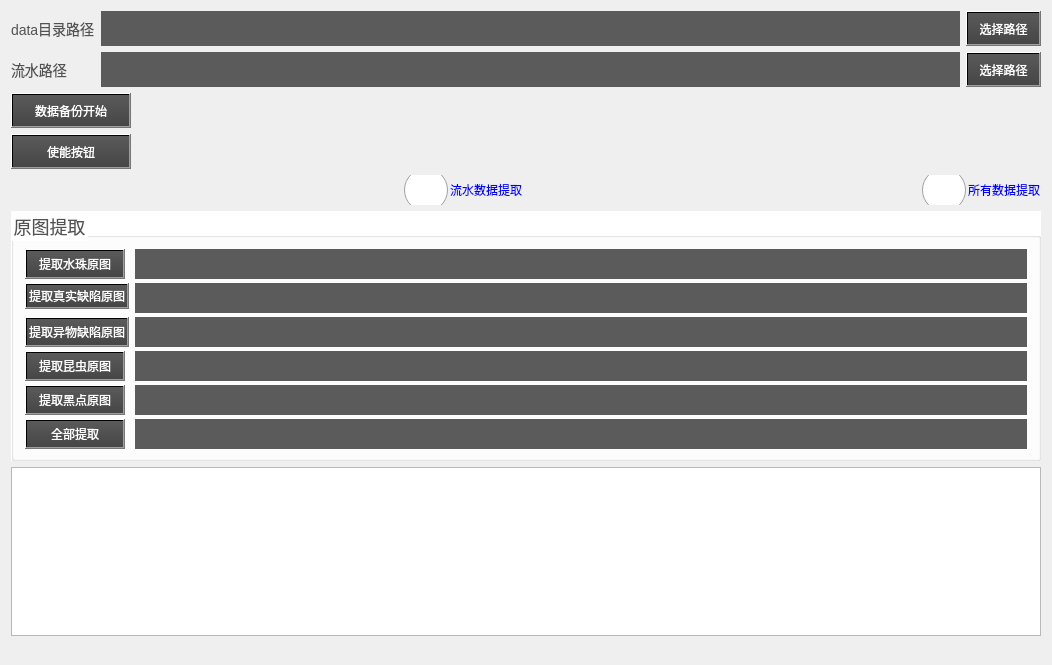
<?xml version="1.0" encoding="UTF-8"?>
<ui version="4.0">
 <class>FindOrgImage</class>
 <widget class="QWidget" name="FindOrgImage">
  <property name="enabled">
   <bool>true</bool>
  </property>
  <property name="geometry">
   <rect>
    <x>0</x>
    <y>0</y>
    <width>1052</width>
    <height>665</height>
   </rect>
  </property>
  <property name="windowTitle">
   <string>FindOrgImage</string>
  </property>
  <property name="styleSheet">
   <string notr="true">/*tabWidget样式设计*/
QTabWidget::pane{
	border:1px; 
	background:rgb(226, 226, 226);
} 
QTabWidget::tab-bar{ 
	background:qlineargradient(x1 : 0, y1 : 0, x2 : 0, y2 : 1, stop : 0 rgb(107, 107, 107), stop: 1.0 rgb(61, 61, 61));
} 
QTabBar::tab{
	background:qlineargradient(x1 : 0, y1 : 0, x2 : 0, y2 : 1, stop : 0 rgb(107, 107, 107), stop: 1.0 rgb(61, 61, 61));
	border-right:1px solid white;
	min-width:80px;
	min-height:23px;
	color:white;
}
QTabBar::tab:hover{
	background:qlineargradient(x1 : 0, y1 : 0, x2 : 0, y2 : 1, stop : 0 rgb(248, 186, 0), stop : 1.0 rgb(250, 146, 0)); 
	color:white; 
}  
QTabBar::tab:selected{
	background:#0099FF;
	color:white;
}
/*按钮样式设计*/
QPushButton{
	color:white;
	background:qlineargradient(x1 : 0, y1 : 0, x2 : 0, y2 : 1, stop : 0 #5a5a5a, stop: 1.0 #464646);
}
QPushButton::enabled:hover{
	background:qlineargradient(x1 : 0, y1 : 0, x2 : 0, y2 : 1, stop : 0 rgb(248, 186, 0), stop : 1.0 rgb(250, 146, 0));
}
QPushButton::!enabled{
	background:rgb(216, 216, 216);
}

QDoubleSpinBox,QSpinBox{
	color:white;
	background:#5B5B5B;
	border-radius:0px;
	font: 9pt;
}

QGroupBox{
border-width:1px;   
background:white;
color:#535252;
font:18px;
}
QGroupBox::title {
color:#535252;
}
QLabel,QCheckBox
{
color:#535252;
font:14px;
}
QLineEdit,QComboBox{
	color:white;
	background:#5B5B5B;
	border-radius:0px;
	font: 9pt;
}
QComboBox QAbstractItemView{
	color:white;
	background:#5B5B5B;
}
/*tabWidget样式设计*/
QTabWidget::pane{
	border:1px; 
	background:rgb(226, 226, 226);
} 
QTabWidget::tab-bar{ 
	background:qlineargradient(x1 : 0, y1 : 0, x2 : 0, y2 : 1, stop : 0 rgb(107, 107, 107), stop: 1.0 rgb(61, 61, 61));
} 
QTabBar::tab{
	background:qlineargradient(x1 : 0, y1 : 0, x2 : 0, y2 : 1, stop : 0 rgb(107, 107, 107), stop: 1.0 rgb(61, 61, 61));
	border-right:1px solid white;
	min-width:80px;
	min-height:23px;
	color:white;
}
QTabBar::tab:hover{
	background:qlineargradient(x1 : 0, y1 : 0, x2 : 0, y2 : 1, stop : 0 rgb(248, 186, 0), stop : 1.0 rgb(250, 146, 0)); 
	color:white; 
}  
QTabBar::tab:selected{
	background:#0099FF;
	color:white;
}
/*按钮样式设计*/
QPushButton{
	color:white;
	background:qlineargradient(x1 : 0, y1 : 0, x2 : 0, y2 : 1, stop : 0 #5a5a5a, stop: 1.0 #464646);
}
QPushButton::enabled:hover{
	background:qlineargradient(x1 : 0, y1 : 0, x2 : 0, y2 : 1, stop : 0 rgb(248, 186, 0), stop : 1.0 rgb(250, 146, 0));
}
QPushButton::!enabled{
	background:rgb(216, 216, 216);
}

QDoubleSpinBox,QSpinBox{
	color:white;
	background:#5B5B5B;
	border-radius:0px;
	font: 9pt;
}

QGroupBox{
border-width:1px;   
background:white;
color:#535252;
font:18px;
}
QGroupBox::title {
color:#535252;
}
QLabel,QCheckBox
{
color:#535252;
font:14px;
}
QLineEdit,QComboBox{
	color:white;
	background:#5B5B5B;
	border-radius:0px;
	font: 9pt;
}
QComboBox QAbstractItemView{
	color:white;
	background:#5B5B5B;
}
/*tabWidget样式设计*/
QTabWidget::pane{
	border:1px; 
	background:rgb(226, 226, 226);
} 
QTabWidget::tab-bar{ 
	background:qlineargradient(x1 : 0, y1 : 0, x2 : 0, y2 : 1, stop : 0 rgb(107, 107, 107), stop: 1.0 rgb(61, 61, 61));
} 
QTabBar::tab{
	background:qlineargradient(x1 : 0, y1 : 0, x2 : 0, y2 : 1, stop : 0 rgb(107, 107, 107), stop: 1.0 rgb(61, 61, 61));
	border-right:1px solid white;
	min-width:80px;
	min-height:23px;
	color:white;
}
QTabBar::tab:hover{
	background:qlineargradient(x1 : 0, y1 : 0, x2 : 0, y2 : 1, stop : 0 rgb(248, 186, 0), stop : 1.0 rgb(250, 146, 0)); 
	color:white; 
}  
QTabBar::tab:selected{
	background:#0099FF;
	color:white;
}
/*按钮样式设计*/
QPushButton{
	color:white;
	background:qlineargradient(x1 : 0, y1 : 0, x2 : 0, y2 : 1, stop : 0 #5a5a5a, stop: 1.0 #464646);
}
QPushButton::enabled:hover{
	background:qlineargradient(x1 : 0, y1 : 0, x2 : 0, y2 : 1, stop : 0 rgb(248, 186, 0), stop : 1.0 rgb(250, 146, 0));
}
QPushButton::!enabled{
	background:rgb(216, 216, 216);
}

QDoubleSpinBox,QSpinBox{
	color:white;
	background:#5B5B5B;
	border-radius:0px;
	font: 9pt;
}

QGroupBox{
border-width:1px;   
background:white;
color:#535252;
font:18px;
}
QGroupBox::title {
color:#535252;
}
QLabel,QCheckBox
{
color:#535252;
font:14px;
}
QLineEdit,QComboBox{
	color:white;
	background:#5B5B5B;
	border-radius:0px;
	font: 9pt;
}
QComboBox QAbstractItemView{
	color:white;
	background:#5B5B5B;
}

QRadioButton{
    spacing: 2px;
    color: blue;
}
QRadioButton::indicator {
    width: 45px;
    height: 30px;
}
</string>
  </property>
  <layout class="QVBoxLayout" name="verticalLayout">
   <item>
    <layout class="QHBoxLayout" name="horizontalLayout">
     <item>
      <widget class="QLabel" name="label">
       <property name="minimumSize">
        <size>
         <width>0</width>
         <height>35</height>
        </size>
       </property>
       <property name="text">
        <string>data目录路径</string>
       </property>
      </widget>
     </item>
     <item>
      <widget class="QLineEdit" name="le_alarm">
       <property name="enabled">
        <bool>false</bool>
       </property>
       <property name="minimumSize">
        <size>
         <width>0</width>
         <height>35</height>
        </size>
       </property>
      </widget>
     </item>
     <item>
      <widget class="QPushButton" name="SelectDataCatalog">
       <property name="minimumSize">
        <size>
         <width>0</width>
         <height>35</height>
        </size>
       </property>
       <property name="text">
        <string>选择路径</string>
       </property>
      </widget>
     </item>
    </layout>
   </item>
   <item>
    <layout class="QHBoxLayout" name="horizontalLayout_2">
     <item>
      <widget class="QLabel" name="label_2">
       <property name="minimumSize">
        <size>
         <width>84</width>
         <height>35</height>
        </size>
       </property>
       <property name="text">
        <string>流水路径</string>
       </property>
      </widget>
     </item>
     <item>
      <widget class="QLineEdit" name="le_No">
       <property name="enabled">
        <bool>false</bool>
       </property>
       <property name="minimumSize">
        <size>
         <width>0</width>
         <height>35</height>
        </size>
       </property>
      </widget>
     </item>
     <item>
      <widget class="QPushButton" name="SelectNoCatalog">
       <property name="minimumSize">
        <size>
         <width>0</width>
         <height>35</height>
        </size>
       </property>
       <property name="text">
        <string>选择路径</string>
       </property>
      </widget>
     </item>
    </layout>
   </item>
   <item>
    <widget class="QPushButton" name="ListPath">
     <property name="minimumSize">
      <size>
       <width>120</width>
       <height>35</height>
      </size>
     </property>
     <property name="maximumSize">
      <size>
       <width>120</width>
       <height>40</height>
      </size>
     </property>
     <property name="text">
      <string>数据备份开始</string>
     </property>
    </widget>
   </item>
   <item>
    <widget class="QPushButton" name="SelectFile">
     <property name="minimumSize">
      <size>
       <width>120</width>
       <height>35</height>
      </size>
     </property>
     <property name="maximumSize">
      <size>
       <width>120</width>
       <height>35</height>
      </size>
     </property>
     <property name="text">
      <string>使能按钮</string>
     </property>
    </widget>
   </item>
   <item>
    <layout class="QHBoxLayout" name="horizontalLayout_3">
     <item>
      <spacer name="horizontalSpacer">
       <property name="orientation">
        <enum>Qt::Horizontal</enum>
       </property>
       <property name="sizeHint" stdset="0">
        <size>
         <width>40</width>
         <height>20</height>
        </size>
       </property>
      </spacer>
     </item>
     <item>
      <widget class="QRadioButton" name="CableNo">
       <property name="minimumSize">
        <size>
         <width>120</width>
         <height>30</height>
        </size>
       </property>
       <property name="text">
        <string>流水数据提取</string>
       </property>
      </widget>
     </item>
     <item>
      <spacer name="horizontalSpacer_2">
       <property name="orientation">
        <enum>Qt::Horizontal</enum>
       </property>
       <property name="sizeHint" stdset="0">
        <size>
         <width>40</width>
         <height>20</height>
        </size>
       </property>
      </spacer>
     </item>
     <item>
      <widget class="QRadioButton" name="AllAlarm">
       <property name="minimumSize">
        <size>
         <width>120</width>
         <height>30</height>
        </size>
       </property>
       <property name="text">
        <string>所有数据提取</string>
       </property>
      </widget>
     </item>
    </layout>
   </item>
   <item>
    <widget class="QGroupBox" name="groupBox">
     <property name="minimumSize">
      <size>
       <width>0</width>
       <height>250</height>
      </size>
     </property>
     <property name="title">
      <string>原图提取</string>
     </property>
     <layout class="QFormLayout" name="formLayout">
      <item row="0" column="0">
       <widget class="QPushButton" name="GetWaterOrg">
        <property name="minimumSize">
         <size>
          <width>100</width>
          <height>30</height>
         </size>
        </property>
        <property name="text">
         <string>提取水珠原图</string>
        </property>
       </widget>
      </item>
      <item row="0" column="1">
       <widget class="QLineEdit" name="org_water">
        <property name="enabled">
         <bool>false</bool>
        </property>
        <property name="minimumSize">
         <size>
          <width>0</width>
          <height>30</height>
         </size>
        </property>
       </widget>
      </item>
      <item row="1" column="0">
       <widget class="QPushButton" name="GetRealOrg">
        <property name="text">
         <string>提取真实缺陷原图</string>
        </property>
       </widget>
      </item>
      <item row="1" column="1">
       <widget class="QLineEdit" name="lineEdit">
        <property name="minimumSize">
         <size>
          <width>0</width>
          <height>30</height>
         </size>
        </property>
       </widget>
      </item>
      <item row="2" column="0">
       <widget class="QPushButton" name="GetForeignOrg">
        <property name="minimumSize">
         <size>
          <width>100</width>
          <height>30</height>
         </size>
        </property>
        <property name="text">
         <string>提取异物缺陷原图</string>
        </property>
       </widget>
      </item>
      <item row="2" column="1">
       <widget class="QLineEdit" name="lineEdit_2">
        <property name="minimumSize">
         <size>
          <width>0</width>
          <height>30</height>
         </size>
        </property>
       </widget>
      </item>
      <item row="3" column="0">
       <widget class="QPushButton" name="GetInsectOrg">
        <property name="minimumSize">
         <size>
          <width>100</width>
          <height>30</height>
         </size>
        </property>
        <property name="text">
         <string>提取昆虫原图</string>
        </property>
       </widget>
      </item>
      <item row="3" column="1">
       <widget class="QLineEdit" name="lineEdit_3">
        <property name="minimumSize">
         <size>
          <width>0</width>
          <height>30</height>
         </size>
        </property>
       </widget>
      </item>
      <item row="4" column="0">
       <widget class="QPushButton" name="GetBlackPotOrg">
        <property name="minimumSize">
         <size>
          <width>100</width>
          <height>30</height>
         </size>
        </property>
        <property name="text">
         <string>提取黑点原图</string>
        </property>
       </widget>
      </item>
      <item row="4" column="1">
       <widget class="QLineEdit" name="lineEdit_4">
        <property name="minimumSize">
         <size>
          <width>0</width>
          <height>30</height>
         </size>
        </property>
       </widget>
      </item>
      <item row="5" column="0">
       <widget class="QPushButton" name="GetAllOrg">
        <property name="minimumSize">
         <size>
          <width>100</width>
          <height>30</height>
         </size>
        </property>
        <property name="text">
         <string>全部提取</string>
        </property>
       </widget>
      </item>
      <item row="5" column="1">
       <widget class="QLineEdit" name="lineEdit_5">
        <property name="minimumSize">
         <size>
          <width>0</width>
          <height>30</height>
         </size>
        </property>
       </widget>
      </item>
     </layout>
    </widget>
   </item>
   <item>
    <widget class="QTextBrowser" name="textBrowser"/>
   </item>
   <item>
    <spacer name="verticalSpacer">
     <property name="orientation">
      <enum>Qt::Vertical</enum>
     </property>
     <property name="sizeHint" stdset="0">
      <size>
       <width>20</width>
       <height>40</height>
      </size>
     </property>
    </spacer>
   </item>
  </layout>
 </widget>
 <layoutdefault spacing="6" margin="11"/>
 <resources>
  <include location="FindOrgImage.qrc"/>
 </resources>
 <connections/>
</ui>
